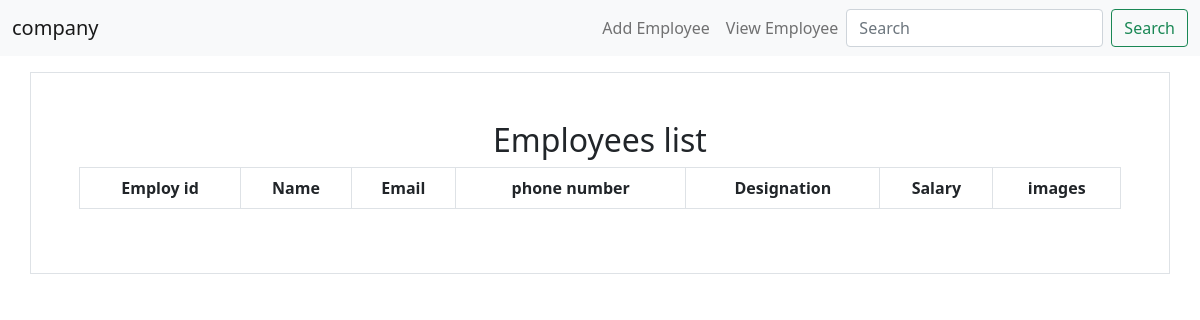
Before: /view with the older database file.
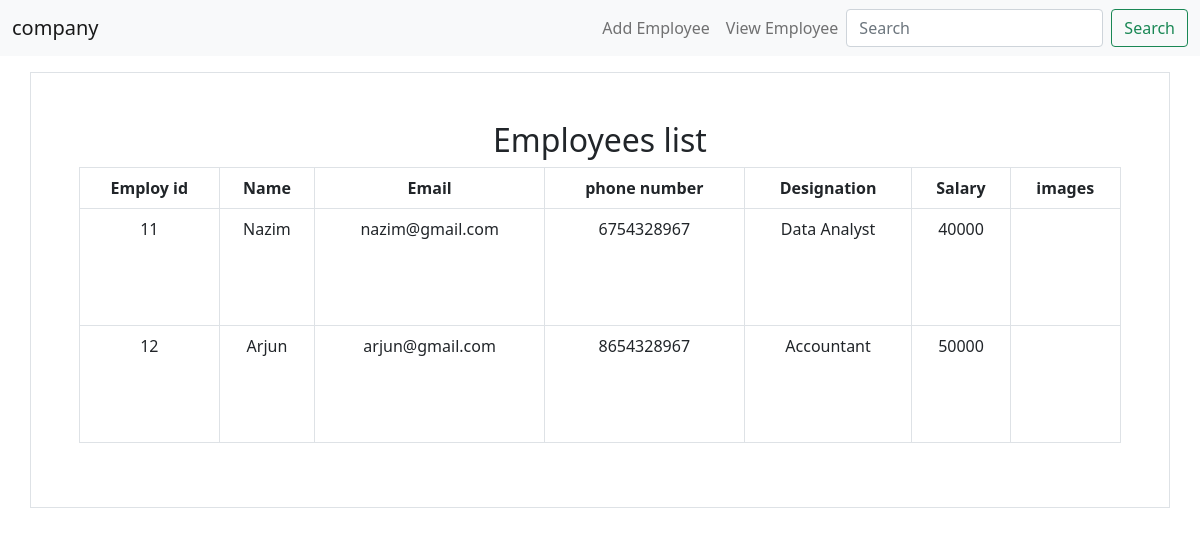
After: the same page with the newer database file.
### employee/models.py (models this page shows)
class Employee(models.Model):
    emp_id=models.CharField(max_length=20)
    emp_name=models.CharField(max_length=40)
    email=models.EmailField()
    phone_number=models.CharField(max_length=40)
    designation=models.CharField(max_length=40)
    salary=models.IntegerField()
    Image=models.ImageField(upload_to='employee')

### employee/views.py (the view)
# urls.py: path('view',views.Viewemployee.as_view(),name='view'),
class Viewemployee(View):
    def get(self,request):
         b=Employee.objects.all()
         context={'employee':b}
         return render(request,'view.html',context)

### template/view.html
{% extends 'base.html' %}
{%block content %}
<div class="container mt-3 p-5 w-70 text-center border border - 2">
<h2>Employees list</h2>
    <table class="table table-bordered">
        <tr>
            <th>Employ id</th>
            <th>Name</th>
            <th>Email</th>
            <th>phone number</th>
            <th>Designation </th>
            <th>Salary</th>
            <th>images</th>
        </tr>
        <tr>
            {%for i in employee %}
            <td>{{i.emp_id }}</td>
            <td>{{i.emp_name}}</td>
            <td>{{i.email}}</td>
            <td>{{i.phone_number}}</td>
            <td>{{i.designation}}</td>
             <td>{{i.salary}}</td>
            <td><img src="{{i.image.url}} " height="100"></td>
        </tr>
{% endfor %}
    </table>
</div>
{% endblock %}

### template/base.html (shortened to what this page needs)
<!DOCTYPE html>
<html lang="en">
<head>
    <link href="https://cdn.jsdelivr.net/npm/bootstrap@5.0.2/dist/css/bootstrap.min.css" rel="stylesheet">
</head>
<body>
<nav class="navbar navbar-expand-lg navbar-light bg-light">
  <div class="container-fluid">
    <a class="navbar-brand" href="{% url 'employee:home' %}">company</a>
      <div class="collapse navbar-collapse" id="navbarSupportedContent">
      <ul class="navbar-nav ms-auto mb-2 mb-lg-0">
          <li>
    <a class="nav-link" href="{% url 'employee:addemployee' %}">Add Employee</a>
          </li>
          <li>
        <a class="nav-link" href="{% url 'employee:view' %}">View Employee</a>
          </li>
      </ul>
      <form method='get' action="{% url 'employee:search' %} " class="d-flex">
        <input class="form-control me-2" type="search" name="q" placeholder="Search" aria-label="Search">
        <button class="btn btn-outline-success" type="submit">Search</button>
      </form>
    </div>
  </div>
</nav>
{%block content %}
{% endblock %}

Changed rows visible on the page:
added Employee: emp_id "11", emp_name "Nazim", email "nazim@gmail.com", phone_number "6754328967", designation "Data Analyst", salary "40000"
added Employee: emp_id "12", emp_name "Arjun", email "arjun@gmail.com", phone_number "8654328967", designation "Accountant", salary "50000"
